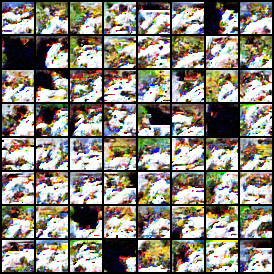
#> input picture 2019-12-07_19-06_cifar10_model/training10.png, 274 x 274 px, found by its file name
$ python test.py
#> lines starting #> are read from the running program, lines starting #| are printed output that depends on the picture
import numpy as np
import imageio
from PIL import Image  # PIL pakage name is Pillow


path = '/home/luoty/code_python/PixelCNN/2019-12-11_01-07_cifar10_model/'
img = imageio.imread(path+'training10.png')
#> img is the input picture: shape (274, 274, 3); mean R, G, B 136.5, 131.1, 121
print(img[:][:][2])
#> (printed output is left out)
high, width, ichannel = img.shape
#> high = 274; width = 274; ichannel = 3
print(type(img))
#| <class 'numpy.ndarray'>
print(img.shape)
#| (274, 274, 3)
imageio.imwrite(path+'leopard_i1.jpg', img)
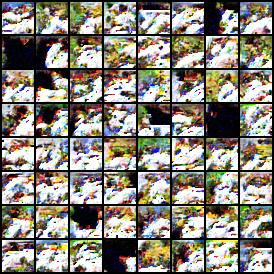
#> saved as leopard_i1.jpg: shape (274, 274, 3); mean R, G, B 136.2, 131, 121.1
#> (the run stopped early here; a loop or call above may not have finished)

$ run again, with 2019-12-07_19-06_cifar10_model/training0.png copied over 2019-12-07_19-06_cifar10_model/training10.png
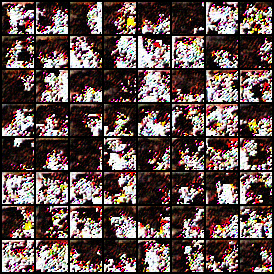
#> input picture 2019-12-07_19-06_cifar10_model/training0.png, 274 x 274 px, found by its file name
#> img is the input picture: shape (274, 274, 3); mean R, G, B 97.5, 78.6, 76
#> (printed output is left out)
#| <class 'numpy.ndarray'>
#| (274, 274, 3)
#> `imageio.imwrite(path+'leopard_i1.jpg', img)`:
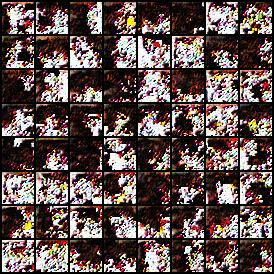
#> saved as leopard_i1.jpg: shape (274, 274, 3); mean R, G, B 97.2, 80, 77.9

$ run again, with 2019-12-07_19-06_cifar10_model/training1.png copied over 2019-12-07_19-06_cifar10_model/training10.png
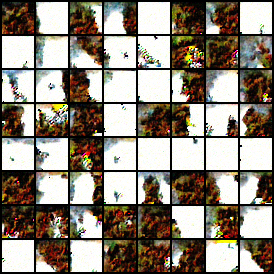
#> input picture 2019-12-07_19-06_cifar10_model/training1.png, 274 x 274 px, found by its file name
#> img is the input picture: shape (274, 274, 3); mean R, G, B 142.9, 134.2, 122.8
#> (printed output is left out)
#| <class 'numpy.ndarray'>
#| (274, 274, 3)
#> `imageio.imwrite(path+'leopard_i1.jpg', img)`:
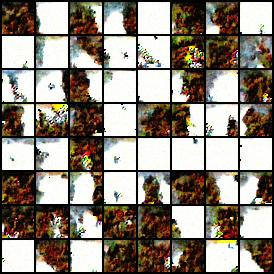
#> saved as leopard_i1.jpg: shape (274, 274, 3); mean R, G, B 142.8, 134.4, 124.5

$ run again, with 2019-12-07_19-06_cifar10_model/training11.png copied over 2019-12-07_19-06_cifar10_model/training10.png
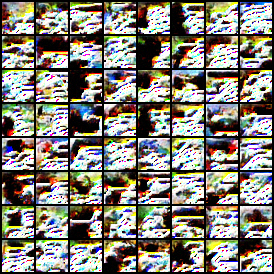
#> input picture 2019-12-07_19-06_cifar10_model/training11.png, 274 x 274 px, found by its file name
#> img is the input picture: shape (274, 274, 3); mean R, G, B 132.6, 129, 119.2
#> (printed output is left out)
#| <class 'numpy.ndarray'>
#| (274, 274, 3)
#> `imageio.imwrite(path+'leopard_i1.jpg', img)`:
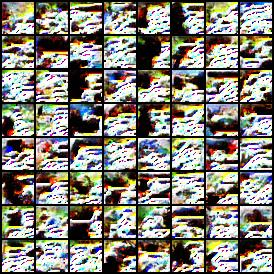
#> saved as leopard_i1.jpg: shape (274, 274, 3); mean R, G, B 132, 128.8, 119.6
